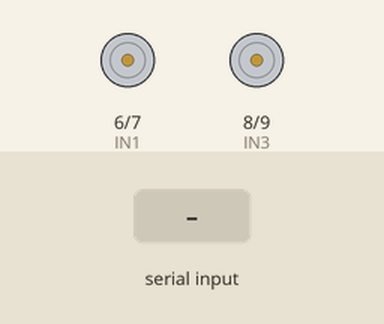
Recording of a sketch running on a simulated Arduino Uno, built with avr-gcc and run on an emulated ATmega328P. Shown: motor-driver pin pairs drawn as motors (green arrow = first pin HIGH = forward, orange = second pin HIGH = backward, longer = more drive, scaled by the enable pin). Inputs (shaded band) come from the test bench. What the sketch prints to the serial monitor is not drawn.

Above: at 17.1 s.
17.2 s: "l" received over Serial
At 17.8 s:
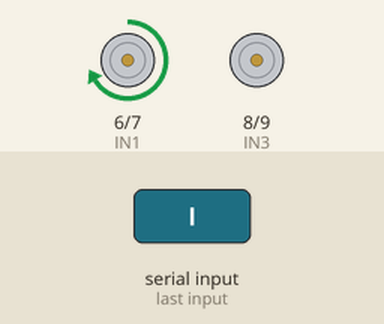
18.7 s: "f" received over Serial
At 19.9 s:
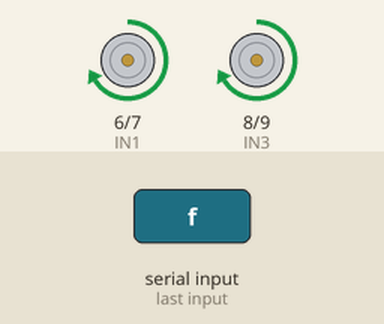
20.2 s: "b" received over Serial
At 21.3 s:
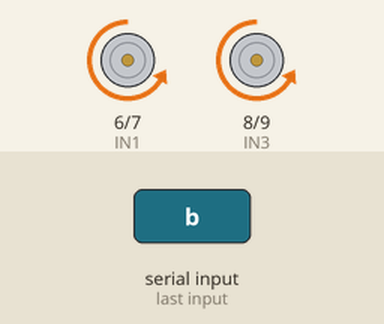
Timing chart, 0 to 23.2 s (numbered marks = the images above; inputs shaded):
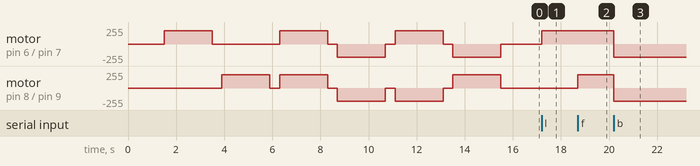

Measured:
- after the input at 17.2 s, motor on pin 6 (IN1) / pin 7 (IN2): stopped → forward 200/255 at once
- after the input at 18.7 s, motor on pin 8 (IN3) / pin 9 (IN4): stopped → forward 200/255 at once
- after the input at 20.2 s, motor on pin 6 (IN1) / pin 7 (IN2), motor on pin 8 (IN3) / pin 9 (IN4): forward 200/255 → backward 200/255 at once

The sketch:

motor_bench.ino
```cpp
// Plain L298N bench test. No serial protocol, no watchdog, no ultrasonic.
// Wheels OFF the ground. Battery ON and e-stop ON, or the wheels cannot turn.
// USB only powers the Arduino.
//
// Wiring:
//   ENA -> D5, IN1 -> D6, IN2 -> D7, IN3 -> D8, IN4 -> D9, ENB -> D10
//   Remove the ENA and ENB jumper caps. Leave the L298N 5V jumper ON.
//   Battery - to L298N GND and to Arduino GND.
//
// Upload this file. The wheels run the sequence by themselves.
// Optional: Serial Monitor at 115200. Keys: f b l r s

const int ENA = 5;
const int IN1 = 6;
const int IN2 = 7;
const int IN3 = 8;
const int IN4 = 9;
const int ENB = 10;

const int SPEED = 200;  // 0..255, high so the motors are sure to start

void setSide(int en, int inA, int inB, int speed) {
  speed = constrain(speed, -255, 255);
  if (speed > 0) {
    digitalWrite(inA, HIGH);
    digitalWrite(inB, LOW);
  } else if (speed < 0) {
    digitalWrite(inA, LOW);
    digitalWrite(inB, HIGH);
  } else {
    digitalWrite(inA, LOW);
    digitalWrite(inB, LOW);
  }
  analogWrite(en, abs(speed));
}

void drive(int left, int right) {
  setSide(ENA, IN1, IN2, left);
  setSide(ENB, IN3, IN4, right);
}

void runFor(const char *name, int left, int right, int ms) {
  Serial.println(name);
  drive(left, right);
  delay(ms);
  drive(0, 0);
  delay(400);
}

void setup() {
  pinMode(ENA, OUTPUT);
  pinMode(IN1, OUTPUT);
  pinMode(IN2, OUTPUT);
  pinMode(IN3, OUTPUT);
  pinMode(IN4, OUTPUT);
  pinMode(ENB, OUTPUT);
  drive(0, 0);

  Serial.begin(115200);
  Serial.println("Bench test starting. Wheels must be off the ground.");
  delay(1500);

  runFor("1 LEFT forward", SPEED, 0, 2000);
  runFor("2 RIGHT forward", 0, SPEED, 2000);
  runFor("3 BOTH forward", SPEED, SPEED, 2000);
  runFor("4 BOTH backward", -SPEED, -SPEED, 2000);
  runFor("5 SPIN right", SPEED, -SPEED, 2000);
  runFor("6 SPIN left", -SPEED, SPEED, 2000);

  Serial.println("Done. Keys: f forward, b back, l left, r right, s stop");
}

void loop() {
  if (!Serial.available()) {
    return;
  }
  char c = Serial.read();
  if (c == 'f') drive(SPEED, SPEED);
  else if (c == 'b') drive(-SPEED, -SPEED);
  else if (c == 'l') drive(SPEED, 0);
  else if (c == 'r') drive(0, SPEED);
  else if (c == 's') drive(0, 0);
}
```
